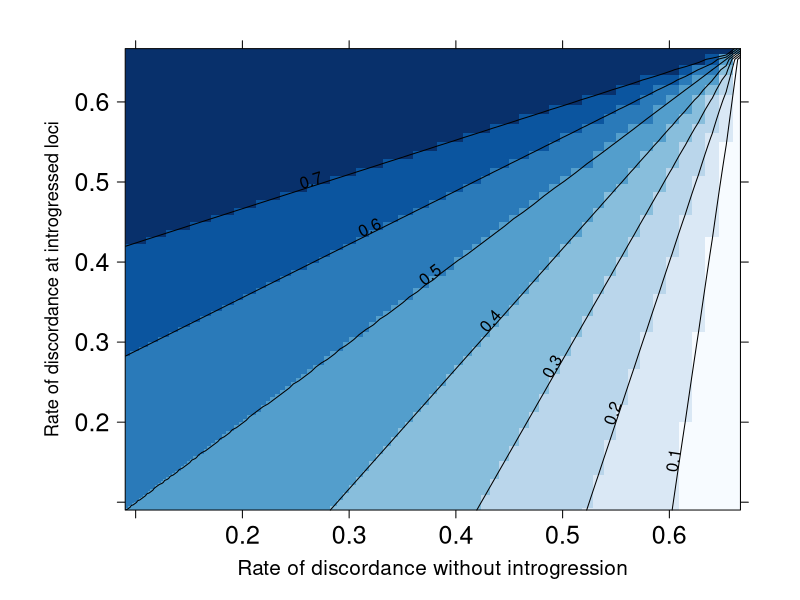

Reproduce this figure in R.
remove(list=ls())
library(lattice)
library(RColorBrewer)

 get_mindelta <- function(ts, tm) {
  
  top = 1 - exp(-ts)
  bottom = 2 - exp(-tm) - exp(-ts)
  
  mindelta = top/bottom
  
  return(mindelta)
}

mindelta_matrix <- outer(seq(0.0001, 2, length=100), 
                            seq(0.0001, 2, length=100),
                            Vectorize( function(x, y) get_mindelta(x, y)))

ts_vals <- seq(0.0001, 2, length=100)
get_rate_dis <- function(ts) {return((2/3)*exp(-ts))}
rate_dis <- sapply(ts_vals, FUN = get_rate_dis)

levelplot(mindelta_matrix, cex.axis = 0.5, 
          at = c(0, 0.1, 0.2, 0.3, 0.4, 0.5, 0.6, 0.7, 1),
          xlab = list("Rate of discordance without introgression", cex = 1.25),
          ylab = list("Rate of discordance at introgressed loci", cex = 1.1),
          col.regions = colorRampPalette(brewer.pal(9, 'Blues'), bias = 1),
          #col.regions = heat.colors(100)[length(heat.colors(100)):1],
          par.settings = list(layout.widths = list(axis.key.padding = 0, ylab.right = 2)),
          row.values = rate_dis, 
          column.values = rate_dis,
          aspect = 0.75, xlim = c(rate_dis[-1], rate_dis[1]), ylim = c(rate_dis[-1], rate_dis[1]),
          colorkey = FALSE,
          labels = list(format(c(0, 0.1, 0.2, 0.3, 0.4, 0.5, 0.6, 0.7, 0.8), cex=1.5)),
          scales = list(x=list(cex=1.5), y=list(cex=1.5)),
          contour = TRUE)